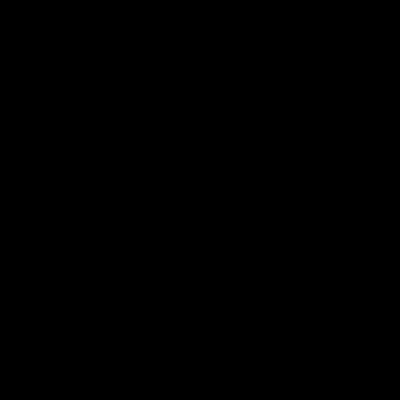
Frame 1 (no input)
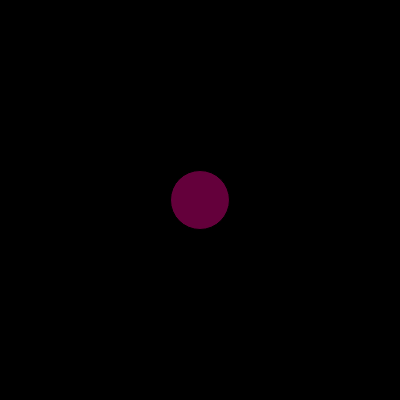
Frame 60 (no input)
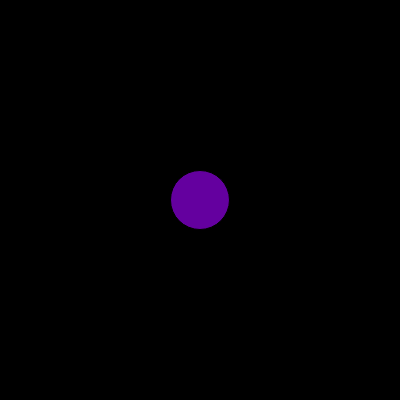
Frame 120 (the mouse pressed at the canvas centre since frame 60)

The p5.js sketch that drew these frames (run headless with seeded random() and noise() and a simulated clock; from frame 60 on, the mouse is pressed at the canvas centre):

// p5.js sketch
// ── sketch.js
function setup() {
	createCanvas(400, 400);
}

let radius = 0;
let blue = 0;

function draw() {
	background(0);
	fill(100, 0, blue);
	circle(200, 200, radius);
	radius++;
	blue++;
}

function mousePressed() {
	radius = 0;
	blue = 100;
}
